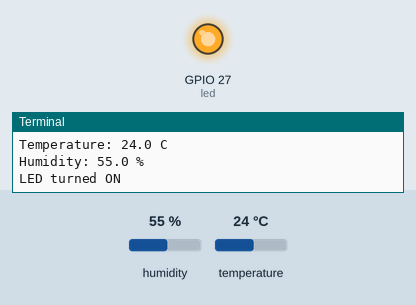
This program was run on a simulated Raspberry Pi (BCM pin numbers). Shown: output pins drawn as LEDs (lit = HIGH), the last lines printed to the terminal. Inputs (shaded band) come from the test bench; at power-on: humidity 55 %, temperature 24 °C.

Above: at 1.6 s.
At 6.2 s:
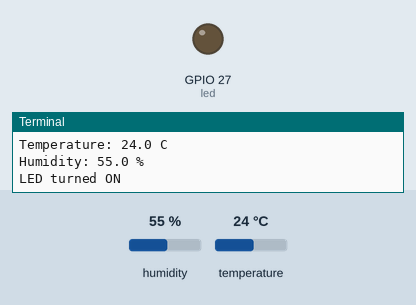
Timing chart, 0 to 8.2 s (numbered marks = the images above):
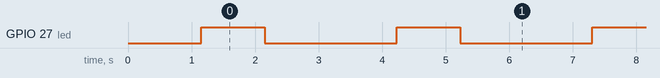

The program:

sensor.py
```python
#activar entorno de desarrollo en bash: source env/bin/activate
#desactivar entorno de desarrollo en bash: deactivate
import RPi.GPIO as GPIO
from gpiozero import LED
import time
import dht11

# initialize GPIO
GPIO.setwarnings(False)
GPIO.setmode(GPIO.BCM)
GPIO.cleanup()

# read data using pin 17
led = LED(27)
instance = dht11.DHT11(17)
result = instance.read()

time.sleep(1)  # Agrega un pequeño retraso antes de la primera lectura
while True:
    result = instance.read()
    if result.is_valid():
        print("Temperature: %-3.1f C" % result.temperature)
        print("Humidity: %-3.1f %%" % result.humidity)
        print("LED turned ON")
        led.on()
        time.sleep(1)
        led.off()
        '''
    else:
        print("Error: %d" % result.error_code)
        '''
    time.sleep(2)
```

Measured:
- by itself, GPIO 27 (led): alternates HIGH for 1.0 s and LOW for 2.1 s
